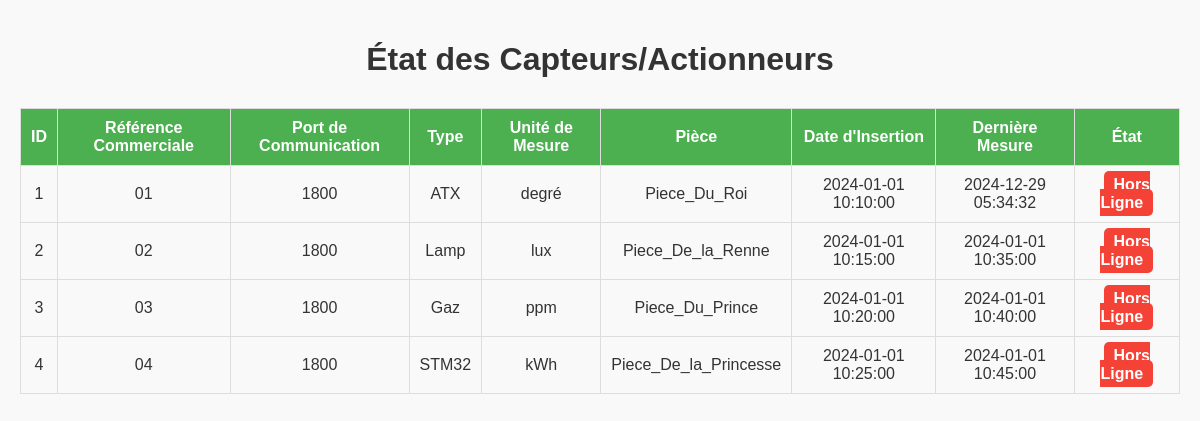
Screenshot of /etat_capteurs with the database file from the repository.
### tables this page shows
CREATE TABLE Capteur_Actionneur (
    id_capteur_actionneur INTEGER PRIMARY KEY,  
    ref_commerciale TEXT,                       
    port_communication INTEGER,                
    date_insertion TIMESTAMP DEFAULT CURRENT_TIMESTAMP,  
    id_piece INTEGER,                           
    id_type INTEGER,                            
    FOREIGN KEY (id_piece) REFERENCES Piece(id_piece),  
    FOREIGN KEY (id_type) REFERENCES Type_Capteur_Actionneur(id_type)  
);

### remplissage_serveur.py (the view)
@app.route('/etat_capteurs')
def etat_capteurs():
    conn = get_db_connection()
    c = conn.cursor()
    query = """
    SELECT
        c.id_capteur_actionneur,
        c.ref_commerciale,
        c.port_communication,
        t.nom_type,
        t.unite_mesure,
        p.nom_piece,
        c.date_insertion,
        MAX(m.date_insertion) AS derniere_mesure,
        CASE
            WHEN MAX(m.date_insertion) >= datetime('now', '-30 minutes') THEN 'En Ligne'
            ELSE 'Hors Ligne'
        END AS etat
    FROM
        Capteur_Actionneur c
    LEFT JOIN
        Mesure m ON c.id_capteur_actionneur = m.id_capteur_actionneur
    INNER JOIN
        Type_Capteur_Actionneur t ON c.id_type = t.id_type
    INNER JOIN
        Piece p ON c.id_piece = p.id_piece
    GROUP BY
        c.id_capteur_actionneur,
        c.ref_commerciale,
        c.port_communication,
        t.nom_type,
        t.unite_mesure,
        p.nom_piece,
        c.date_insertion

    """
    capteurs = c.execute(query).fetchall()
    conn.close()
    return render_template('etat_capteurs.html', capteurs=capteurs)

### remplissage_serveur.py (called while the page is built)
def get_db_connection():
    conn = sqlite3.connect(DATABASE)
    conn.row_factory = sqlite3.Row
    return conn

### templates/etat_capteurs.html (shortened to what this page needs)
<!DOCTYPE html>
<html>
<head>
</head>
<body>
    <h1>État des Capteurs/Actionneurs</h1>
    <table>
        <thead>
            <tr>
                <th>ID</th>
                <th>Référence Commerciale</th>
                <th>Port de Communication</th>
                <th>Type</th>
                <th>Unité de Mesure</th>
                <th>Pièce</th>
                <th>Date d'Insertion</th>
                <th>Dernière Mesure</th>
                <th>État</th>
            </tr>
        </thead>
        <tbody>
            {% for capteur in capteurs %}
            <tr>
                <td>{{ capteur['id_capteur_actionneur'] }}</td>
                <td>{{ capteur['ref_commerciale'] }}</td>
                <td>{{ capteur['port_communication'] }}</td>
                <td>{{ capteur['nom_type'] }}</td>
                <td>{{ capteur['unite_mesure'] }}</td>
                <td>{{ capteur['nom_piece'] }}</td>
                <td>{{ capteur['date_insertion'] }}</td>
                <td>{{ capteur['derniere_mesure'] or 'Aucune mesure' }}</td>
                <td>
                    {% if capteur['etat'] == 'En Ligne' %}
                    <span class="status online">{{ capteur['etat'] }}</span>
                    {% else %}
                    <span class="status offline">{{ capteur['etat'] }}</span>
                    {% endif %}
                </td>
            </tr>
            {% endfor %}
        </tbody>
    </table>
</body>
</html>

### templates/etat_capteurs.html (style rules this page uses)
body { font-family: Arial, sans-serif; margin: 0; padding: 20px; background-color: #f9f9f9; color: #333; }
h1 { text-align: center; margin-bottom: 30px; }
table { width: 100%; border-collapse: collapse; margin-bottom: 20px; }
table th, table td { border: 1px solid #ddd; padding: 10px; text-align: center; }
table th { background-color: #4CAF50; color: white; }
.status { font-weight: bold; padding: 5px 10px; border-radius: 5px; }
.status.offline { color: white; background-color: #f44336; }

### rows the page displays
Capteur_Actionneur: id_capteur_actionneur "1", ref_commerciale "01", port_communication "1800", nom_type "ATX", unite_mesure "degré", nom_piece "Piece_Du_Roi", date_insertion "2024-01-01 10:10:00", capteur "2024-12-29 05:34:32", etat "Hors Ligne"
Capteur_Actionneur: id_capteur_actionneur "2", ref_commerciale "02", port_communication "1800", nom_type "Lamp", unite_mesure "lux", nom_piece "Piece_De_la_Renne", date_insertion "2024-01-01 10:15:00", capteur "2024-01-01 10:35:00", etat "Hors Ligne"
Capteur_Actionneur: id_capteur_actionneur "3", ref_commerciale "03", port_communication "1800", nom_type "Gaz", unite_mesure "ppm", nom_piece "Piece_Du_Prince", date_insertion "2024-01-01 10:20:00", capteur "2024-01-01 10:40:00", etat "Hors Ligne"
Capteur_Actionneur: id_capteur_actionneur "4", ref_commerciale "04", port_communication "1800", nom_type "STM32", unite_mesure "kWh", nom_piece "Piece_De_la_Princesse", date_insertion "2024-01-01 10:25:00", capteur "2024-01-01 10:45:00", etat "Hors Ligne"
